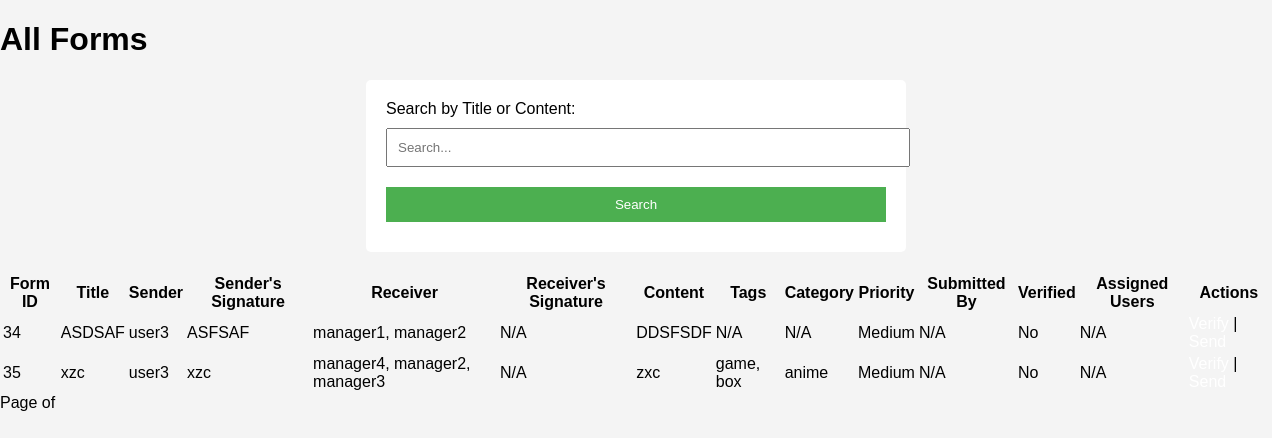
Page /forms/ (signed in) on the earlier database version.
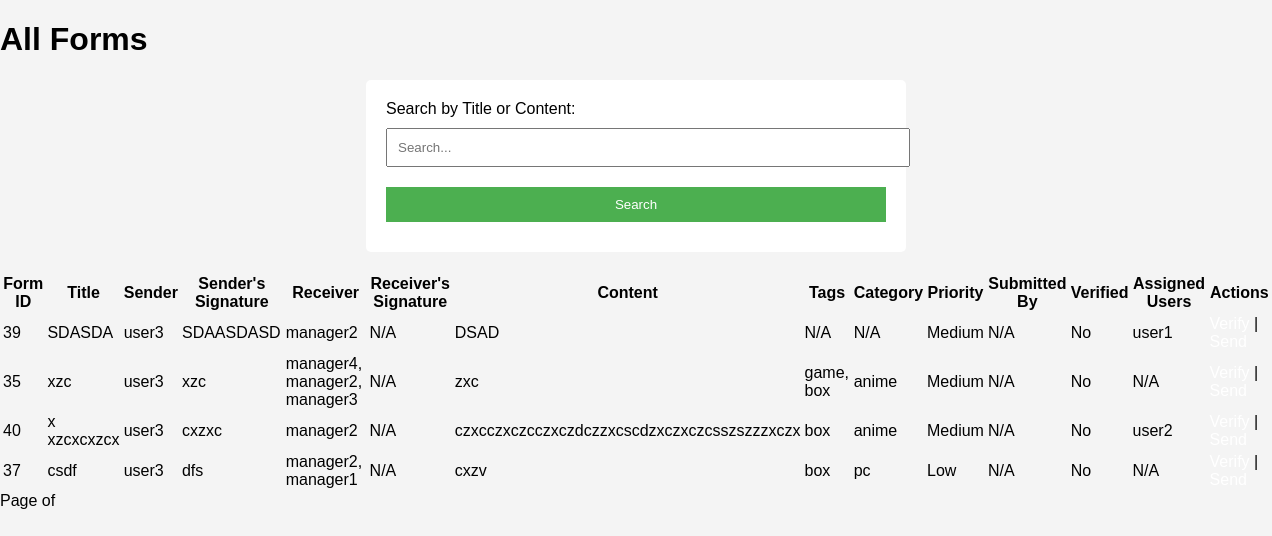
Same page on the later database version.
### app/models.py (models this page shows, shortened)
class Form(models.Model):
    title = models.CharField(max_length=255)
    sender_signature = models.CharField(max_length=255)
    receiver = models.CharField(max_length=255)
    receiver_signature = models.CharField(max_length=255, blank=True)
    content = models.TextField()
    tags = models.ManyToManyField(Tag, related_name="forms", blank=True)
    category = models.ForeignKey(Category, on_delete=models.CASCADE, related_name="forms", null=True)
    users = models.ManyToManyField('app.CustomUser', blank=True)  # view-only users section
    sender_name = models.CharField(max_length=255)
    prioritize = models.BooleanField(default=False)
    priority = models.CharField(max_length=100, choices=[('High', 'High'), ('Medium', 'Medium'), ('Low', 'Low')], default='Medium')
    assigned_managers = models.ManyToManyField(CustomUser, related_name="assigned_forms", blank=True, limit_choices_to={'role': 'manager'})
    assigned_users = models.ManyToManyField(
        CustomUser,
        related_name="viewable_forms",
        blank=True,
        limit_choices_to={'role': 'user'}
    )
    allowed_managers = models.ManyToManyField(CustomUser, related_name='allowed_forms', blank=True)  # Add this line
    sender = models.CharField(max_length=100)
    verified = models.BooleanField(default=False)
    verified_by = models.ForeignKey(CustomUser, null=True, on_delete=models.SET_NULL, related_name='verified_forms', blank=True)
    verified_at = models.DateTimeField(null=True, blank=True)
    last_modified = models.DateTimeField(auto_now=True)
    class Meta:
        verbose_name = 'Form'
        verbose_name_plural = 'Forms'

class Tag(models.Model):
    name = models.CharField(max_length=50, unique=True)
    class Meta:
        verbose_name = 'Tag'
        verbose_name_plural = 'Tags'

class Category(models.Model):
    name = models.CharField(max_length=50, unique=True)
    class Meta:
        verbose_name = 'Category'
        verbose_name_plural = 'Categories'

class CustomUser(AbstractBaseUser, PermissionsMixin):
    username = models.CharField(unique=True, max_length=150)
    email = models.EmailField(unique=True)
    first_name = models.CharField(max_length=100)
    last_name = models.CharField(max_length=100)
    is_active = models.BooleanField(default=True)
    is_staff = models.BooleanField(default=False)
    ROLE_CHOICES = [
        ('admin', 'Admin'),
        ('manager', 'Manager'),
        ('user', 'User'),
    ]
    role = models.CharField(max_length=20, choices=ROLE_CHOICES, default='user')
    SUB_ROLE_CHOICES = [
        ('none', 'None'),
        ('user-access-to-all-users-with-role-user', 'User Access to All Users with Role User'),
        ('manager-access-to-all-users-with-role-manager', 'user Access to All Users with Role Manager'),
    ]
    sub_role = models.CharField(max_length=255, choices=SUB_ROLE_CHOICES, default='none')
    objects = CustomUserManager()
    USERNAME_FIELD = 'username'
    REQUIRED_FIELDS = ['email', 'first_name', 'last_name']
    class Meta:
        verbose_name = 'User'
        verbose_name_plural = 'Users'

### app/views.py (the view)
# urls.py: path('forms/', views.form_list, name='forms'),  # List of forms
@login_required
def form_list(request):
    user = request.user
    if user.role == 'user':
        if user.sub_role == 'user-access-to-all-users-with-role-user':
            forms = Form.objects.filter(
                Q(sender=user) |
                Q(assigned_users=user)  # Using assigned_users field
            ).distinct()
        else:
            forms = Form.objects.filter(sender=user).distinct()
    elif user.role == 'manager':
        if user.sub_role == 'manager-access-to-all-users-with-role-manager':
            forms = Form.objects.filter(
                Q(assigned_managers=user) |  # Forms where the user is assigned as a manager
                Q(allowed_managers=user) |  # Forms where the user is allowed as a manager
                Q(sender__role='user')  # Or forms sent by a user
            ).distinct()
        else:
            forms = Form.objects.filter(
                Q(assigned_managers=user) |
                Q(allowed_managers=user)  # Using allowed_managers field
            ).distinct()
    else:
        forms = Form.objects.all()
    forms = forms.prefetch_related('tags', 'category')  # Correct 'category' not 'categories'
    return render(request, 'form/form_list.html', {'forms': forms})

### app/templates/form/form_list.html (shortened to what this page needs)
{% load static %}
<!DOCTYPE html>
<html lang="en">
<head>
    <link rel="stylesheet" href="{% static 'styles.css' %}">
</head>
<body>
    <div class="container">
        <h1>All Forms</h1>
        <form method="get" action="{% url 'form_list' %}" class="search-form">
            <label for="search">Search by Title or Content:</label>
            <input type="text" id="search" name="search" placeholder="Search..." value="{{ request.GET.search }}">
            <button type="submit">Search</button>
        </form>
        <div class="table-responsive">
            <table class="table">
                <thead>
                    <tr>
                        <th>Form ID</th>
                        <th>Title</th>
                        <th>Sender</th>
                        <th>Sender's Signature</th>
                        <th>Receiver</th>
                        <th>Receiver's Signature</th>
                        <th>Content</th>
                        <th>Tags</th>
                        <th>Category</th>
                        <th>Priority</th>
                        <th>Submitted By</th>
                        <th>Verified</th>
                        <th>Assigned Users</th>
                        <th>Actions</th>
                    </tr>
                </thead>
                <tbody>
                    {% for form in forms %}
                        <tr>
                            <td>{{ form.id }}</td>
                            <td>{{ form.title|default:"N/A" }}</td>
                            <td>{{ form.sender|default:"N/A" }}</td>
                            <td>{{ form.sender_signature|default:"N/A" }}</td>
                            <td>{{ form.receiver|default:"N/A" }}</td>
                            <td>{{ form.receiver_signature|default:"N/A" }}</td>
                            <td>{{ form.content|default:"N/A" }}</td>
                            <td>
                                {% for tag in form.tags.all %}
                                    {{ tag.name }}{% if not forloop.last %}, {% endif %}
                                {% empty %}
                                    N/A
                                {% endfor %}
                            </td>
                            <td>{{ form.category.name|default:"N/A" }}</td>
                            <td>{{ form.priority|default:"N/A" }}</td>
                            <td>{{ form.sender_name|default:"N/A" }}</td>
                            <td>{{ form.verified|yesno:"Yes,No" }}</td>
                            <td>
                                {% if form.assigned_users.all %}
                                    {% for user in form.assigned_users.all %}
                                        {{ user.username }}{% if not forloop.last %}, {% endif %}
                                    {% endfor %}
                                {% else %}
                                    N/A
                                {% endif %}
                            </td>
                            <td>
                                {% if request.user.role == 'manager' and request.user in form.assigned_managers.all %}
                                    {% if not form.verified %}
                                        <a href="{% url 'verify_form' form.id %}">Verify</a> |
                                    {% endif %}
                                {% endif %}
                                <a href="{% url 'send_form' form.id %}">Send</a>
                            </td>
                        </tr>
                    {% empty %}
                        <tr>
                            <td colspan="14">No forms found.</td>
                        </tr>
                    {% endfor %}
                </tbody>
            </table>
        </div>
        <div class="pagination">
            <span>Page {{ forms.number }} of {{ forms.paginator.num_pages }}</span>
        </div>
    </div>
</body>
</html>

Differences in the rows shown:
removed Form: id "34", title "ASDSAF", sender "user3", sender_signature "ASFSAF", receiver "manager1, manager2", receiver_signature "N/A", content "DDSFSDF", category.name "N/A", priority "Medium", sender_name "N/A", verified "No"
added Form: id "39", title "SDASDA", sender "user3", sender_signature "SDAASDASD", receiver "manager2", receiver_signature "N/A", content "DSAD", category.name "N/A", priority "Medium", sender_name "N/A", verified "No"
now on this page (row edited): CustomUser: username "user1", shown under "39"
added Form: id "40", title "x xzcxcxzcx", sender "user3", sender_signature "cxzxc", receiver "manager2", receiver_signature "N/A", content "czxcczxczcczxczdczzxcscdzxczxczcsszszzzxczx", category.name "anime", priority "Medium", sender_name "N/A", verified "No", Tag (name "box")
now on this page (row edited): CustomUser: username "user2", shown under "40"
added Form: id "37", title "csdf", sender "user3", sender_signature "dfs", receiver "manager2, manager1", receiver_signature "N/A", content "cxzv", category.name "pc", priority "Low", sender_name "N/A", verified "No", Tag (name "box")
